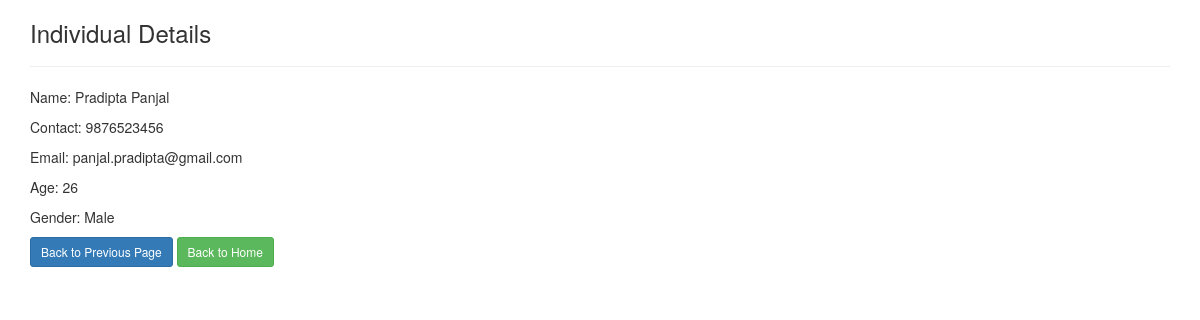
The page /view.php?id=5 on the database its author committed.
### tables this page shows
CREATE TABLE `users` (
  `uid` int(255) NOT NULL,
  `uname` varchar(255) NOT NULL,
  `contact` varchar(20) NOT NULL,
  `email` varchar(255) NOT NULL,
  `password` varchar(255) NOT NULL,
  `age` int(11) NOT NULL,
  `gender` varchar(255) NOT NULL,
  `role` varchar(255) NOT NULL DEFAULT 'regular',
  `accountCreatedAt` timestamp NOT NULL DEFAULT current_timestamp()
);

### view.php (the view, shortened to what this page needs)
<!DOCTYPE html>
<html lang="en">
<head>
    <?php require_once('assets/bootstrap.php'); ?>
</head>
<body>
    <?php
    $uid = $_GET['id'];
    $con = new mysqli ("localhost","root","","empdb");
    if($con->connect_error) die($con->connect_error);
    else{
        $sql = "select * from users where uid = $uid";
        $res = $con->query($sql);
        if($rows = $res->fetch_assoc()){
            $data = [
                'name'              => $rows['uname'],
                'contact'           => $rows['contact'],
                'email'             => $rows['email'],
                'age'               => $rows['age'],
                'gender'            => $rows['gender']
            ];
            ?>
            <div class="container">
                <h3>Individual Details</h3><hr/>
                <p>Name: <?php echo $data['name']; ?></p>
                <p>Contact: <?php echo $data['contact']; ?></p>
                <p>Email: <?php echo $data['email']; ?></p>
                <p>Age: <?php echo $data['age']; ?></p>
                <p>Gender: <?php echo $data['gender']; ?></p>
                <a class="btn btn-sm btn-primary" href="read.php">Back to Previous Page</a>
                <a class="btn btn-sm btn-success" href="home.php">Back to Home</a>
                </div>
            <?php
        }
        else{
            echo "no such records...";
        }
    }
    ?>
</body>
</html>

### rows shown on the page
users: uname "Pradipta Panjal", contact "9876523456", email "panjal.pradipta@gmail.com", age "26", gender "Male"
